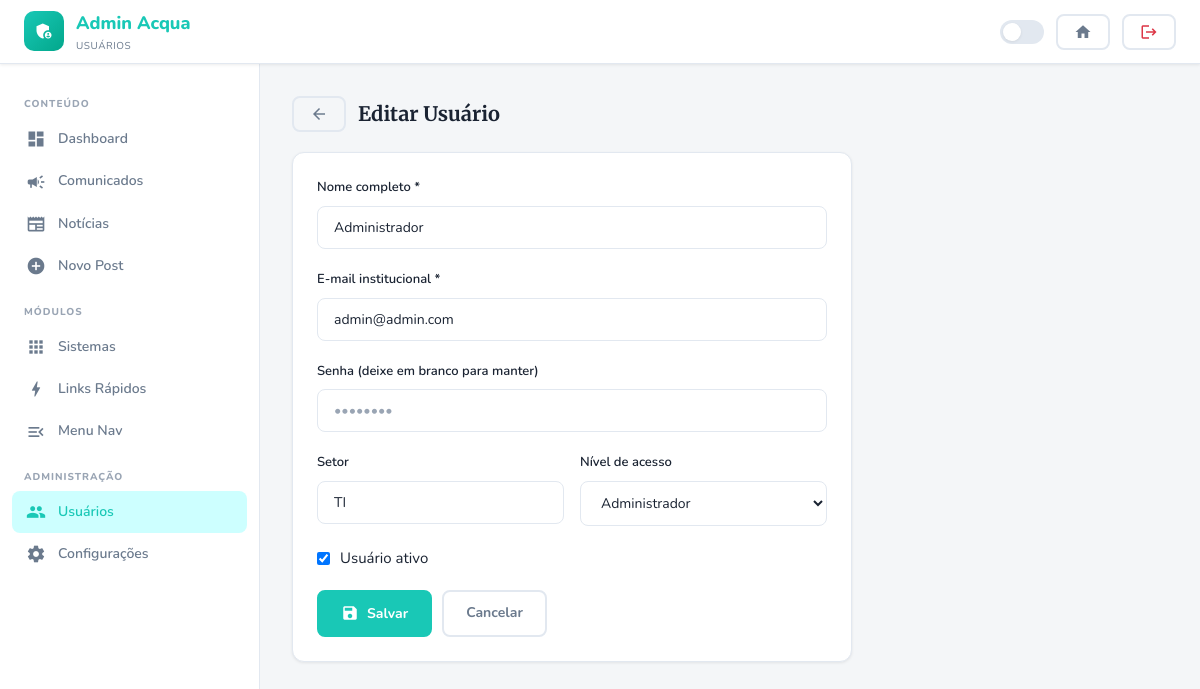
Screenshot of /admin/users.php?action=edit&id=1 (signed in) with the database file from the repository.
### tables this page shows
CREATE TABLE `users` (
  `id` int(11) NOT NULL AUTO_INCREMENT,
  `name` varchar(150) NOT NULL,
  `email` varchar(200) NOT NULL,
  `password` varchar(255) NOT NULL,
  `role` enum('admin','editor','user') DEFAULT 'user',
  `sector` varchar(100) DEFAULT NULL,
  `avatar` varchar(255) DEFAULT NULL,
  `active` tinyint(1) DEFAULT 1,
  `dark_mode` tinyint(1) DEFAULT 0,
  `last_login` datetime DEFAULT NULL,
  `created_at` datetime DEFAULT current_timestamp(),
  `updated_at` datetime DEFAULT current_timestamp() ON UPDATE current_timestamp(),
  PRIMARY KEY (`id`),
  UNIQUE KEY `email` (`email`)
);

### includes/database.php (called while the page is built, shortened)
<?php
class Database {
    private static ?PDO $instance = null;
    public static function getInstance(): PDO {
        if (self::$instance === null) {
            $dsn = 'mysql:host=' . DB_HOST . ';dbname=' . DB_NAME . ';charset=' . DB_CHARSET;
            try {
                self::$instance = new PDO($dsn, DB_USER, DB_PASS, [
                    PDO::ATTR_ERRMODE            => PDO::ERRMODE_EXCEPTION,
                    PDO::ATTR_DEFAULT_FETCH_MODE => PDO::FETCH_ASSOC,
                    PDO::ATTR_EMULATE_PREPARES   => false,
                ]);
            } catch (PDOException $e) {
                die(json_encode(['error' => 'Falha na conexão com o banco de dados.']));
            }
        }
        return self::$instance;
    }
    public static function query(string $sql, array $params = []): \PDOStatement {
        $stmt = self::getInstance()->prepare($sql);
        $stmt->execute($params);
        return $stmt;
    }
    public static function fetch(string $sql, array $params = []): ?array {
        return self::query($sql, $params)->fetch() ?: null;
    }
}

### admin/users.php (the view, shortened to what this page needs)
<?php
require_once __DIR__ . '/../includes/database.php';
$action  = $_GET['action'] ?? 'list';
$id      = (int) ($_GET['id'] ?? 0);
$isDark  = ($_SESSION['dark_mode'] ?? false);
$success = $error = '';
$users = Database::fetchAll('SELECT * FROM users ORDER BY name');
$user  = $id ? Database::fetch('SELECT * FROM users WHERE id=?', [$id]) : null;
?>
<!DOCTYPE html>
<html lang="pt-BR" data-theme="<?= $isDark ? 'dark' : 'light' ?>">
<head>
  <link rel="stylesheet" href="<?= BASE_URL ?>/assets/css/style.css">
</head>
<body class="fade-in">
<nav class="navbar">
  <a href="<?= BASE_URL ?>/admin/index.php" class="navbar-brand">
    <div class="logo-icon"><span class="material-icons">admin_panel_settings</span></div>
    <div class="brand-text">Admin Acqua <small>Usuários</small></div>
  </a>
  <div class="navbar-end">
    <button class="dark-toggle <?= $isDark?'on':'' ?>"></button>
    <a href="<?= BASE_URL ?>/index.php" class="btn btn-ghost btn-sm"><span class="material-icons">home</span></a>
    <a href="<?= BASE_URL ?>/logout.php" class="btn btn-ghost btn-sm" style="color:#dc3545"><span class="material-icons">logout</span></a>
  </div>
</nav>
<div class="admin-layout">
  <aside class="admin-sidebar" id="adminSidebar">
    <div class="sidebar-label">Conteúdo</div>
    <a href="index.php" class="sidebar-link"><span class="material-icons">dashboard</span> Dashboard</a>
    <a href="posts.php?type=comunicado" class="sidebar-link"><span class="material-icons">campaign</span> Comunicados</a>
    <a href="posts.php?type=noticia" class="sidebar-link"><span class="material-icons">newspaper</span> Notícias</a>
    <a href="posts.php?action=new" class="sidebar-link"><span class="material-icons">add_circle</span> Novo Post</a>
    <div class="sidebar-label">Módulos</div>
    <a href="modules.php?cat=sistema" class="sidebar-link"><span class="material-icons">apps</span> Sistemas</a>
    <a href="modules.php?cat=link_rapido" class="sidebar-link"><span class="material-icons">bolt</span> Links Rápidos</a>
    <a href="nav.php" class="sidebar-link"><span class="material-icons">menu_open</span> Menu Nav</a>
    <div class="sidebar-label">Administração</div>
    <a href="users.php" class="sidebar-link active"><span class="material-icons">group</span> Usuários</a>
    <a href="settings.php" class="sidebar-link"><span class="material-icons">settings</span> Configurações</a>
  </aside>
  <main class="admin-main">
  <?php if ($action === 'list'): ?>
    <?php if (isset($_GET['deleted'])): ?><div class="alert alert-success" data-auto-dismiss><span class="material-icons">check_circle</span> Usuário excluído.</div><?php endif; ?>
    <?php if (isset($_GET['saved'])): ?><div class="alert alert-success" data-auto-dismiss><span class="material-icons">check_circle</span> Usuário salvo.</div><?php endif; ?>
    <?php if ($error): ?><div class="alert alert-danger"><span class="material-icons">error</span><?= $error ?></div><?php endif; ?>
    <div style="display:flex;justify-content:space-between;align-items:center;margin-bottom:20px">
      <h1 style="font-size:22px">Usuários</h1>
      <a href="users.php?action=new" class="btn btn-primary"><span class="material-icons">person_add</span> Novo Usuário</a>
    </div>
    <div class="card">
      <div class="table-responsive">
        <table class="table">
          <thead><tr><th>Nome</th><th>E-mail</th><th>Setor</th><th>Nível</th><th>Ativo</th><th>Último acesso</th><th>Ações</th></tr></thead>
          <tbody>
            <?php foreach ($users as $u): ?>
            <tr>
              <td>
                <div style="display:flex;align-items:center;gap:10px">
                  <div class="avatar-xs"><?= mb_strtoupper(mb_substr($u['name'],0,1)) ?></div>
                  <span style="font-weight:600"><?= htmlspecialchars($u['name']) ?></span>
                </div>
              </td>
              <td class="text-sm"><?= htmlspecialchars($u['email']) ?></td>
              <td class="text-sm text-muted"><?= htmlspecialchars($u['sector']??'—') ?></td>
              <td>
                <?php $rc = ['admin'=>'badge-danger','editor'=>'badge-warning','user'=>'badge-primary'][$u['role']] ?? 'badge-primary'; ?>
                <span class="badge <?= $rc ?>"><?= $u['role'] ?></span>
              </td>
              <td><?= $u['active'] ? '<span class="material-icons" style="color:#28a745">check_circle</span>' : '<span class="material-icons" style="color:#dc3545">cancel</span>' ?></td>
              <td class="text-sm text-muted"><?= $u['last_login'] ? formatDate($u['last_login'],'d/m/Y H:i') : '—' ?></td>
              <td>
                <a href="users.php?action=edit&id=<?= $u['id'] ?>" class="btn btn-ghost btn-sm btn-icon"><span class="material-icons" style="font-size:18px">edit</span></a>
                <?php if ($u['id'] !== (int)$_SESSION['user_id']): ?>
                <a href="users.php?action=delete&id=<?= $u['id'] ?>&csrf=<?= csrf() ?>" class="btn btn-ghost btn-sm btn-icon" style="color:#dc3545" data-confirm="Excluir usuário <?= htmlspecialchars($u['name']) ?>?"><span class="material-icons" style="font-size:18px">delete</span></a>
                <?php endif; ?>
              </td>
            </tr>
            <?php endforeach; ?>
          </tbody>
        </table>
      </div>
    </div>
  <?php elseif (in_array($action, ['new','edit'])): ?>
    <div style="display:flex;align-items:center;gap:12px;margin-bottom:20px">
      <a href="users.php" class="btn btn-ghost btn-sm"><span class="material-icons">arrow_back</span></a>
      <h1 style="font-size:20px"><?= $action==='new'?'Novo Usuário':'Editar Usuário' ?></h1>
    </div>
    <div class="card card-body" style="max-width:560px">
      <form method="POST">
        <div class="form-group">
          <label class="form-label">Nome completo *</label>
          <input type="text" name="name" class="form-control" required value="<?= htmlspecialchars($user['name']??'') ?>">
        </div>
        <div class="form-group">
          <label class="form-label">E-mail institucional *</label>
          <input type="email" name="email" class="form-control" required value="<?= htmlspecialchars($user['email']??'') ?>">
        </div>
        <div class="form-group">
          <label class="form-label">Senha <?= $action==='edit'?'(deixe em branco para manter)':'' ?></label>
          <input type="password" name="password" class="form-control" placeholder="••••••••" <?= $action==='new'?'required':'' ?>>
        </div>
        <div style="display:grid;grid-template-columns:1fr 1fr;gap:16px">
          <div class="form-group">
            <label class="form-label">Setor</label>
            <input type="text" name="sector" class="form-control" value="<?= htmlspecialchars($user['sector']??'') ?>" placeholder="TI, Comunicação...">
          </div>
          <div class="form-group">
            <label class="form-label">Nível de acesso</label>
            <select name="role" class="form-control">
              <option value="admin" <?= ($user['role']??'')==='admin'?'selected':'' ?>>Administrador</option>
            </select>
          </div>
        </div>
        <label style="display:flex;align-items:center;gap:10px;margin-bottom:20px;cursor:pointer">
          <input type="checkbox" name="active" value="1" <?= ($user['active']??1)?'checked':'' ?>> Usuário ativo
        </label>
        <div style="display:flex;gap:10px">
          <button type="submit" class="btn btn-primary"><span class="material-icons">save</span> Salvar</button>
          <a href="users.php" class="btn btn-ghost">Cancelar</a>
        </div>
      </form>
    </div>
  <?php endif; ?>
  </main>
</div>
</body>
</html>

### rows the page displays
users: name "Administrador", email "admin@admin.com", sector "TI", role "Administrador", active "☑"
